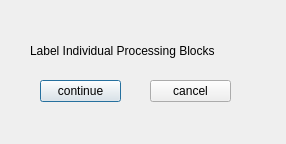
<?xml version="1.0" encoding="UTF-8"?>
<ui version="4.0">
 <class>continuelabeling</class>
 <widget class="QDialog" name="continuelabeling">
  <property name="geometry">
   <rect>
    <x>0</x>
    <y>0</y>
    <width>286</width>
    <height>144</height>
   </rect>
  </property>
  <property name="windowTitle">
   <string>Dialog</string>
  </property>
  <widget class="QLabel" name="label">
   <property name="geometry">
    <rect>
     <x>30</x>
     <y>40</y>
     <width>221</width>
     <height>21</height>
    </rect>
   </property>
   <property name="text">
    <string>Label Individual Processing Blocks</string>
   </property>
  </widget>
  <widget class="QPushButton" name="pushButton">
   <property name="geometry">
    <rect>
     <x>40</x>
     <y>80</y>
     <width>81</width>
     <height>22</height>
    </rect>
   </property>
   <property name="text">
    <string>continue</string>
   </property>
  </widget>
  <widget class="QPushButton" name="pushButton_2">
   <property name="geometry">
    <rect>
     <x>150</x>
     <y>80</y>
     <width>81</width>
     <height>22</height>
    </rect>
   </property>
   <property name="text">
    <string>cancel</string>
   </property>
  </widget>
 </widget>
 <resources/>
 <connections/>
</ui>
